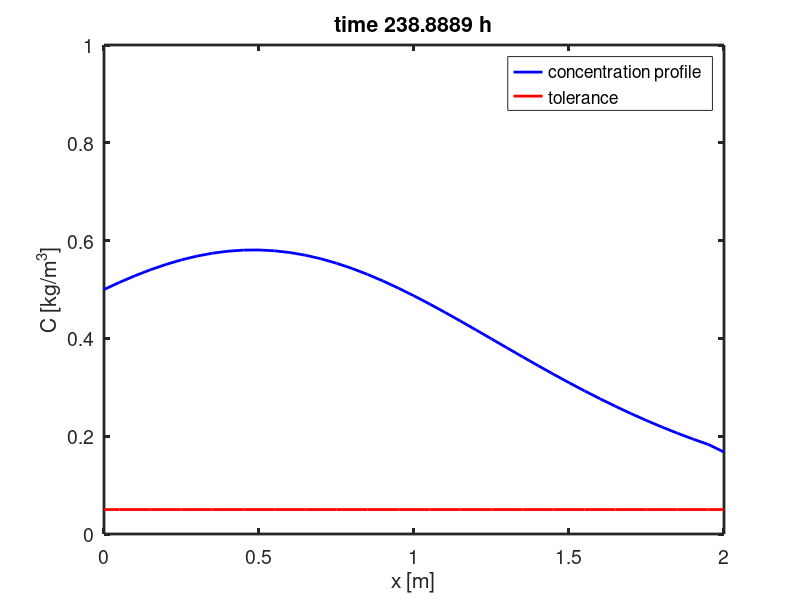
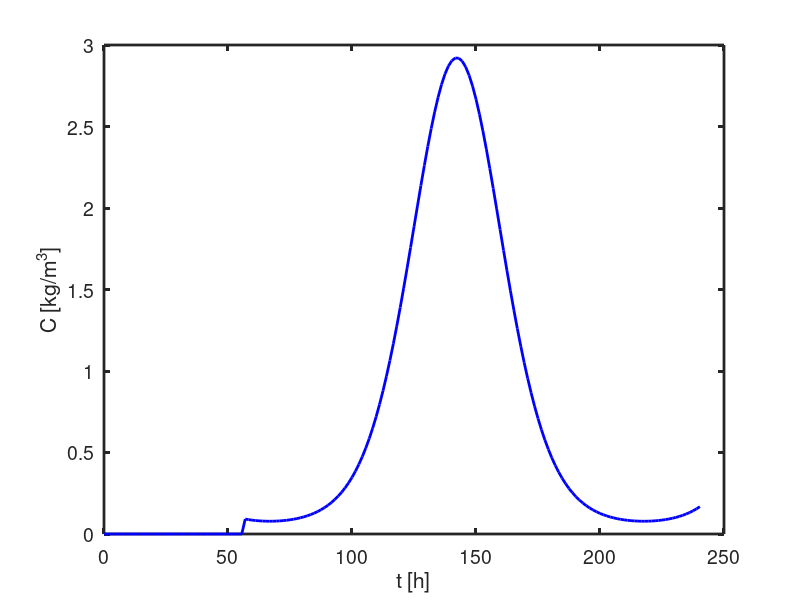

These figures' MATLAB source, in order:
clear;
%  Routine to simulate mass balance of a reactor reactor
% for a chemical/ contaminant which gets transformed by a first order
% reaction
%dc/dt= v*dC/dx -lambda *C

% Initialisation
% Griding of the reactor domain
dx=0.05; % %grid size
x=[0:dx:2];% reactor domain and grid meters
deltax=diff(x); % vector containing grid spacing dx


% Define variables & parameters
v=1e-05;% flow velocity in m per second
lambda_ave= 1/86400; % reaction time scale of first order reaction
tau=3600; % period of osscillation in case of a periodical input concentration
C_in=0.5% input concentratin in kg/m^3 into the reactor
C_lim=0.05;% tolerance limit for the outflow
%scaling factor for initial state


% Define initial state
C=zeros(1, length(x));% concentration vectors 
C_alt=C; % concentration at old time stept



% Process loop
tmax=10*86400; % maximum simulation time
time=0.; % start time
itime=1; % time step counter
time_vec=[time];
C_leak=[0];

% solve equation with explicite upstream euler forward finite difference
figure;
while time < tmax
   % Define time step with (Courant), maxium computation time and start time 
    dt=1*dx/abs(v);
    % Define boundary conditions (Dirichlet)    
    C(1)=C_in;% left boundary constant concentration 
    %C(1)=C_in+C_in*sin(time/tau); % % left boundary periodic input concentration
    lambda=1*lambda_ave*sin(time/(24*tau)); % % left boundary periodic input concentration

    C(length(x))=C_alt(length(x)-1); %right boundary free outflow
   % solve working equation 
    for j=2:length(x)-1
        % numerical solution
        %C(j)=C_alt(j)-dt*v/(x(j)-x(j-1))*(C_alt(j)-C_alt(j-1))-dt*C_alt(j-1)*lambda;
        C(j)=C_alt(j)-dt*v/(x(j)-x(j-1))*(C_alt(j)-C_alt(j-1))-dt*C_alt(j-1)*lambda;
        % Assure that solution is realistic i.e. avoid negative
        % concentration
        if C(j) < 0
            C(j)=0;
        end
    end
    C_alt=C; % set old Concentration to actual concentration
    % start plotting sequence
    plot(x,C,'b-','linewidth',2);
    hold on;
    plot(x,C_lim*ones(1,length(x)),'r-','linewidth',2);
    hold off;
    xlabel('x [m]','fontsize',14);
    ylabel('C [kg/m^3]','fontsize',14);
    set(gca,'fontsize',14,'linewidth',2);
    axis([x(1) x(length(x)) 0 2*C_in]);
    title(['time ' num2str(time/3600) ' h']);
    legend('concentration profile','tolerance'); 
    M(itime)=getframe;
    time=time+dt;% new time
    itime=itime+1;
     % end plotting sequence
    time_vec=[time_vec time];
    C_leak=[C_leak C(length(x))];

   end

figure;
plot(time_vec/3600,C_leak,'b-','linewidth',2);
xlabel('t [h]','fontsize',14);
ylabel('C [kg/m^3]','fontsize',14);
set(gca,'fontsize',14,'linewidth',2);
